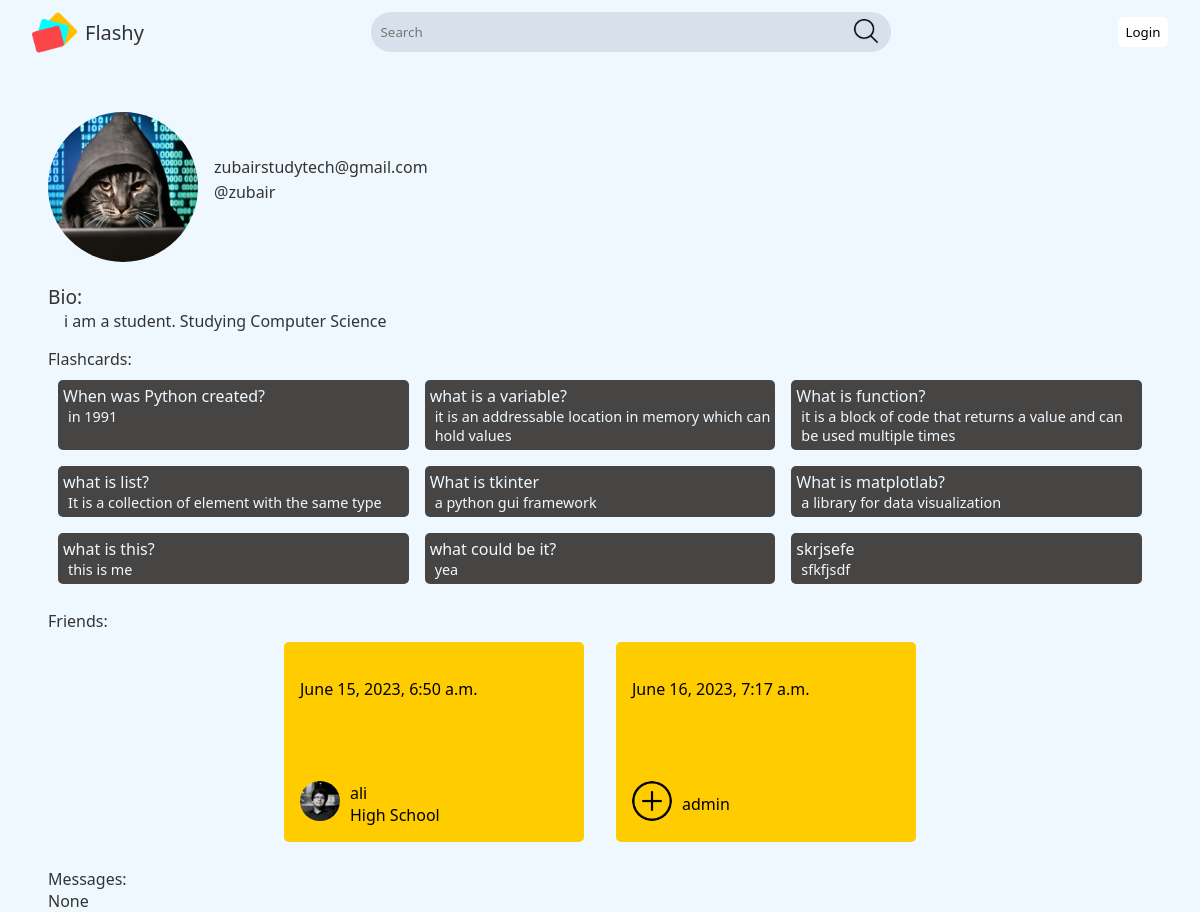
Page /profile/zubair on the committed database.
### flashcard/models.py (models this page shows, shortened)
class User(AbstractUser):
  name = models.CharField(max_length=200, null=True, blank=False, unique=True)
  username = models.CharField(max_length=100, unique=True)
  email = models.EmailField(unique=True, blank=False)
  bio = models.TextField(null=True, blank=True)
  score = models.IntegerField(null=False, default=0, blank=False)
  education_choices = [
    ("MSC", "Middle_School"),
    ("HSC", "High_School"),
    ("Col", "College"),
    ("GSC", "Graduate_School")
  ]
  education = models.CharField(max_length=3, choices=education_choices, default="other")
  avatar = models.ImageField(null=True, default=get_default_avatar)
  prefer_dark_theme = models.BooleanField(default=False, help_text="Do you prefer dark theme?")
  is_active = models.BooleanField(default=True, help_text="If the person is active, it is True")
  date_joined = models.DateTimeField(auto_now_add=True)
  USERNAME_FIELD = 'email'
  REQUIRED_FIELDS = []

class FlashCard(models.Model):
  creator = models.ForeignKey(User, on_delete=models.SET_NULL, null=True, help_text="Who is the original creator of the flashcard. I will add more functionality where learners can 'fork' it like github repo and pull request the mistakes")
  question = models.TextField(max_length=500, null=False, blank=False)
  question_hint = models.CharField(max_length=30, blank=True, help_text="If you forget, it will appear after a certain while")
  answer = models.TextField(max_length=2000, blank=True)
  created = models.DateTimeField(auto_now_add=True)
  updated = models.DateTimeField(auto_now=True)
  topic = models.ForeignKey(Topics, on_delete=models.SET_NULL, null=True)
  is_hidden = models.BooleanField(default=False)

### flashcard/views.py (the view)
# urls.py: path('profile/<str:username>', views.profile, name='profile'),
def profile(request, username):
	profile = User.objects.get(name = username)
	friendships = Friendship.objects.filter(user=profile)
	friends = [friendship.friend for friendship in friendships]
	flashcards = FlashCard.objects.filter(creator = profile, is_hidden=False)
	message = GroupMessages.objects.filter(sender=profile)
	return render(request, 'flashcards/social/profile.html', {"profile": profile, "flashcards": flashcards, "friends": friends, "messages": message})

### flashcard/templates/flashcards/social/profile.html (shortened to what this page needs)
{% extends 'main.html' %}
{% load static %}
{% block css_file %}
<link rel="stylesheet" href="{% static 'styles/social/profile.css' %}">
{% endblock css_file %}
{% block content %}
  <div class="profile-div">
    <div class="information">
      <div class="basic-info">
        <div class="avatar"><img src="{{ profile.avatar.url }}" ></div>
        <div class="naming">
          <p class="email">{{ profile.email }}</p>
          <p class="name">@{{ profile.name }}</p>
        </div>
      </div>
      <div class="bio">
        <p class="bio-heading">Bio:</p>
        <p class="bio-body">{{ profile.bio }}</p>
      </div>
      <div class="flashcards-profile">
        <div class="flashcard-heading-div">
          <p class="flashcard-heading">Flashcards: </p>
        </div>
      {% if flashcards %}
        <div class="flashcard-body">
          {% for flashcard in flashcards %}
            <div class="flashcard">
              <p class="question">{{ flashcard.question }}</p>
              <p class="answer">{{ flashcard.answer }}</p>
            </div>
        {% endfor %}
        </div>
      {% else %}
        <p>None</p>
      {% endif %}
      </div>
      <div class="friends">
        <div class="friends-heading-div">
          <p class="friends-heading">Friends: </p>
        </div>
      {% if friends %}
        <div class="friend-body">
          {% for friend in friends %}
            <a href="{% url 'profile' friend.name %}">
          <div class="profile">
            <div class="upper">
              <p class="date-created">{{ friend.date_joined }}</p>
            </div>
            <div class="bottom">
              <div class="left">
                <img src="{{ friend.avatar.url }}" >
              </div>
              <div class="right">
                <p>{{ friend.name }}</p>
                {% if friend.education == 'HSC' %}
                  <p>High School</p>
                {% elif friend.education == 'COL' %}
                  <p>College</p>
                {% elif friend.education == 'MSC' %}
                  <p>Middle School</p>
                {% elif friend.education == 'GSC' %}
                  <p>Graduate School</p>
                {% endif %}
              </div>
            </div>
          </div>
            </a>
        {% endfor %}
        </div>
      {% else %}
        <p>None</p>
      {% endif %}
      </div>
      <div class="messages">
        <div class="messages-heading-div">
          <p class="messages-heading">Messages: </p>
        </div>
      {% if messages %}
        <div class="message-body">
          {% for message in messages %}
            <div class="message">
              <p class="message-created">{{ message.created|timesince }}</p>
              <p class="message-body-text">{{ message.message }}</p>
              <div class="info-about-group">
                <img src="{{ message.group.image.url }}">
                <p class="group">{{ message.group.group_name }}</p>
              </div>
            </div>
        {% endfor %}
        </div>
      {% else %}
        <p>None</p>
      {% endif %}
      </div>
      </div>
    </div>
{% endblock content %}

### static/styles/main_dark.css (style rules this page uses)
:root { --search-form-light-background: rgba(120, 131, 155, 0.2); --logo-font-light-color: #333333; --background-color: #F0F8FF; --text-color-light: #333333; --search-button-light-color: #000; --search-form-button-color: invert(100%); --box-shodow-color: rgb(77, 77, 77); --login-button-background: #fff; --login-button-background-hover: linear-gradient(to top, #00d2ff, #3a7bd5); --search-form-border-radius: 40px; --search-form-border-hover: transparent; }
* { padding: 0; margin: 0; box-sizing: border-box; }
body { background-color: var(--background-color); transition: background-color 0.5s ease; color: var(--text-color-light); font-family: "Segoe UI", serif; scroll-behavior: smooth; scrollbar-width: thin; scrollbar-color: #030303 #282828; }

### static/styles/social/profile.css (style rules this page uses)
.profile-div { display: flex; flex-direction: column; gap: 3rem; width: 100%; height: 550px; padding: 3rem; }
.profile-div .information { display: flex; flex-direction: column; gap: 1rem; }
.profile-div .information .basic-info { display: flex; align-items: center; gap: 1rem; }
.profile-div .information .basic-info .naming { display: flex; flex-direction: column; gap: 0.2rem; transform: translateY(-10px); }
.profile-div .information .basic-info .avatar img { border-radius: 50%; height: 150px; width: 150px; }
.profile-div .information .bio { width: 100%; }
.profile-div .information .bio .bio-heading { font-size: 1.2rem; }
.profile-div .information .bio .bio-body { width: 70%; padding: 0 1rem; border-radius: 5px; }
.profile-div .flashcards-profile .flashcard-body { padding: 10px; display: grid; grid-template-columns: repeat(3, 1fr); gap: 1rem; }
.profile-div .flashcards-profile .flashcard-body .flashcard { background-color: #464543; border-radius: 5px; padding: 5px; color: #F0F8FF; }
.profile-div .flashcards-profile .flashcard-body .flashcard .question { font-size: 1rem; }
.profile-div .flashcards-profile .flashcard-body .flashcard .answer { font-size: 0.9rem; transform: translateX(5px); }
a { text-decoration: none; color: black; }
.friend-body { display: flex; gap: 2rem; flex-wrap: wrap; justify-content: center; padding: 10px; }
.friend-body .profile { border-radius: 5px; padding: 1rem; width: 300px; height: 200px; background-color: #ffcc00; display: flex; flex-direction: column; justify-content: space-between; }
.friend-body .profile .upper { display: flex; flex-direction: column; gap: 1rem; }
.friend-body .profile .upper p.date-created { transform: translateY(20px); transition: transform 0.3s cubic-bezier(0.68, -0.55, 0.265, 1.55); }
.profile .bottom { display: flex; gap: 10px; align-items: center; }
.profile .bottom .left img { border-radius: 50%; height: 40px; width: 40px; }

### rows in the picture
User: avatar (picture), email "zubairstudytech@gmail.com", name "zubair", bio "i am a student. Studying Computer Science"
FlashCard: question "When was Python created?", answer "in 1991"
FlashCard: question "what is a variable?", answer "it is an addressable location in memory which can hold values"
FlashCard: question "What is function?", answer "it is a block of code that returns a value and can be used multiple times"
FlashCard: question "what is list?", answer "It is a collection of element with the same type"
FlashCard: question "What is tkinter", answer "a python gui framework"
FlashCard: question "What is matplotlab?", answer "a library for data visualization"
FlashCard: question "what is this?", answer "this is me"
FlashCard: question "what could be it?", answer "yea"
FlashCard: question "skrjsefe", answer "sfkfjsdf"
User: date_joined "June 15, 2023, 6:50 a.m.", avatar (picture), name "ali", education "High School"
User: date_joined "June 16, 2023, 7:17 a.m.", avatar (picture), name "admin"
